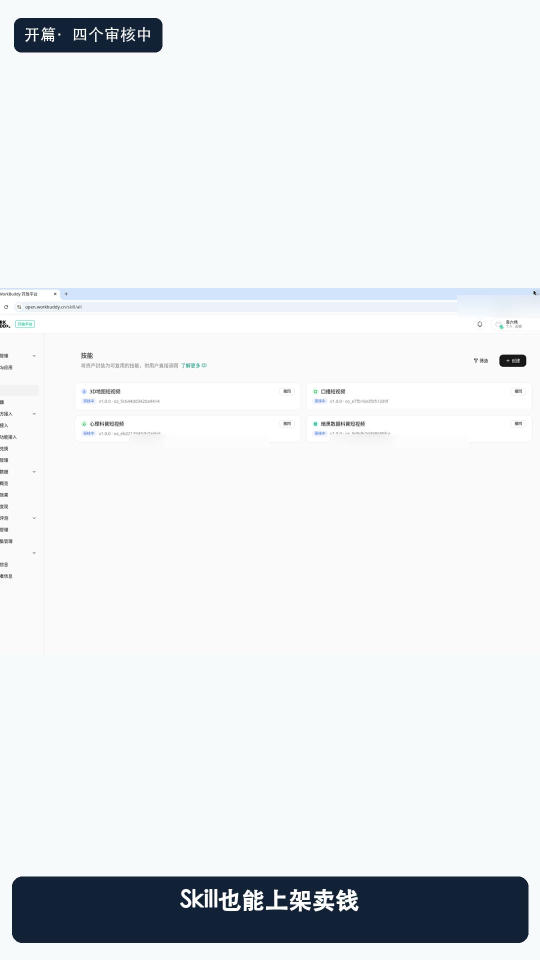
#> input picture assets/showcase/01-hook.jpg, 1080 x 1920 px (shown at 1/2 size)
$ python -i prep_assets.py   (imports and definitions only)
#> lines starting #> are read from the running program, lines starting #| are printed output that depends on the picture; after the words box and inside, x2 and y2 are one past the last pixel; in counts of white or black regions, pixels touching at a corner belong together
#> further down, picture is the input picture: PIL image 1080x1920 RGB; mean R, G, B 230.3, 233.9, 236.2
### skills/auto-tutorial/scripts/common.py
#!/usr/bin/env python3
"""跨平台公共件：VoiceBox 自动发现 / ffmpeg 定位 / Chrome 启动 / 中文字体

macOS / Windows / Linux 通用。所有脚本都从这里取环境，不写死任何路径。
"""
import json
import os
import platform
import re
import shutil
import urllib.request

IS_WIN = platform.system() == "Windows"
IS_MAC = platform.system() == "Darwin"
PROJECT = os.path.abspath(os.environ.get("TV_PROJECT", "."))

_CFG = None


def cfg():
    """读取项目配置（缓存）。"""
    global _CFG
    if _CFG is None:
        p = os.path.join(PROJECT, "project.json")
        _CFG = json.load(open(p, encoding="utf-8")) if os.path.exists(p) else {}
    return _CFG


# ---------------------------------------------------------------- 可执行文件
_bin_cache = {}


# [34 lines left out: function find_bin, not called in this run]


def ffmpeg():
    return find_bin("ffmpeg")


def ffprobe():
    return find_bin("ffprobe")


# [27 lines left out: functions media_duration, launch_browser, not called in this run]


# --------------------------------------------------------------------- 字体
def font_css():
    return ('"PingFang SC","Hiragino Sans GB","Microsoft YaHei UI","Microsoft YaHei",'
            '"Noto Sans CJK SC","Source Han Sans SC",system-ui,sans-serif')


def mono_css():
    return '"SF Mono","JetBrains Mono",Consolas,"Cascadia Mono","Courier New",monospace'


# [36 lines left out: functions ass_font, pil_font, not called in this run]


_TOFU_SIG = {}


# [57 lines left out: functions pil_char_ok, pil_mark, vb_api, vb_get, vb_alive, not called in this run]


def vb_profiles():
    data = vb_get("/profiles")
    return data if isinstance(data, list) else data.get("profiles", [])


# [69 lines left out: functions vb_profile, vb_data_dir, vb_audio, not called in this run]

### skills/auto-tutorial/scripts/prep_assets.py
#!/usr/bin/env python3
"""Step B｜素材加工：放大 / 裁切 / 去白边 / 手机竖图合成卡片

用法：TV_PROJECT=/path python3 prep_assets.py [--force]

配置写在 project.json 的 assets 段：
{
  "assets": {
    "auto": true,            // assets/raw/* → assets/screenshots/*，2x 放大 + 去白边
    "target_width": 2160,
    "ops": [
      {"op": "crop",  "src": "assets/raw/02.png", "out": "assets/screenshots/phone.png",
       "box": [0, 0.03, 1, 0.31]},
      {"op": "phone", "src": "assets/raw/02.png", "out": "assets/screenshots/phone-card.png",
       "label": "第 10 步", "lines": ["微信收到文件", "选「用其他应用打开」", "小程序直接预览"]},
      {"op": "trim",  "src": "assets/raw/03.png", "out": "assets/screenshots/gesture.png"},
      {"op": "scale", "src": "x.png", "out": "y.png", "width": 2160}
    ]
  }
}
"""
import glob
import json
import os
import sys

sys.path.insert(0, os.path.dirname(os.path.abspath(__file__)))
from common import PROJECT, cfg, pil_font

from PIL import Image, ImageDraw, ImageFilter

FORCE = "--force" in sys.argv
A = cfg().get("assets", {})
SHOTS = os.path.join(PROJECT, "assets", "screenshots")
# [1 line not run here, left out]


def abspath(p):
    return p if os.path.isabs(p) else os.path.join(PROJECT, p)


# [11 lines left out: function load, not called in this run]


def trim(im, tol=6):
    """裁掉四周纯色（近白）边框。"""
#> called with tol = 6
    from PIL import ImageChops
    bg = Image.new("RGB", im.size, im.getpixel((0, 0)))
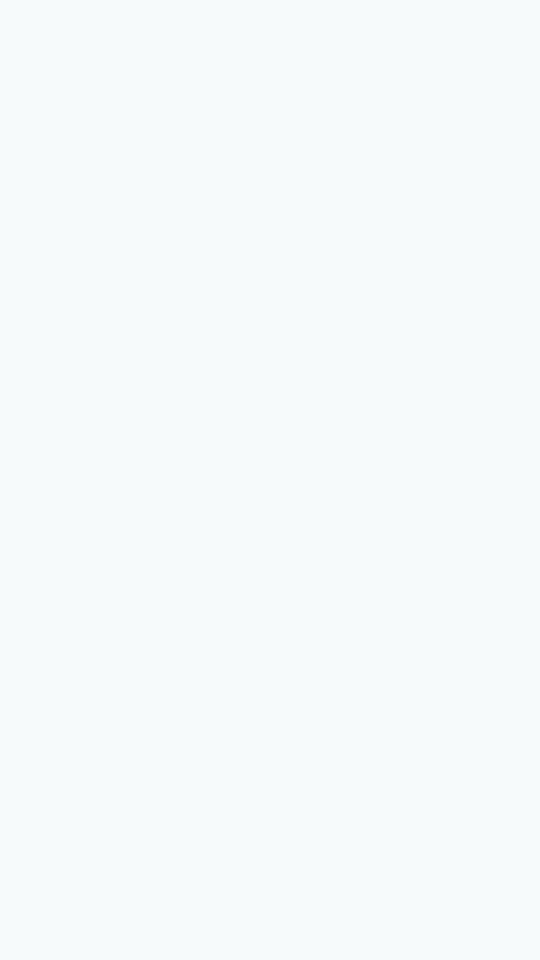
#> bg: PIL image 1080x1920 RGB (shown at 1/2 size); mean R, G, B 246, 250, 251
    diff = ImageChops.difference(im, bg).convert("L").point(lambda v: 255 if v > tol else 0)
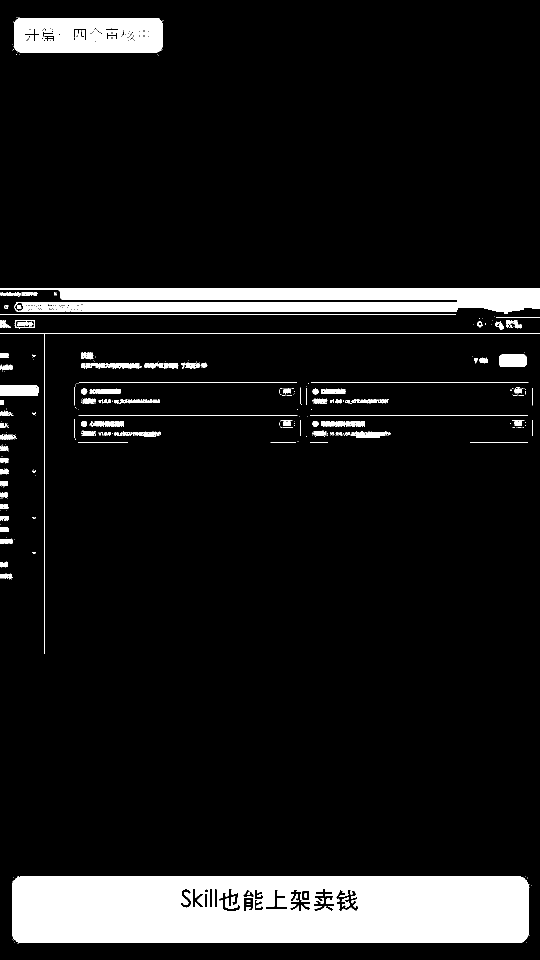
#> diff: PIL image 1080x1920 L (shown at 1/2 size); 10.3% white; 323 white regions (210 under 20 px), largest, box (x1, y1, x2, y2) and area: (24, 1752, 1059, 1886) 130488, (0, 576, 1080, 627) 43432, (27, 34, 327, 105) 18249
    box = diff.getbbox()
#> box = (0, 34, 1080, 1888)
    return im.crop(box) if box else im
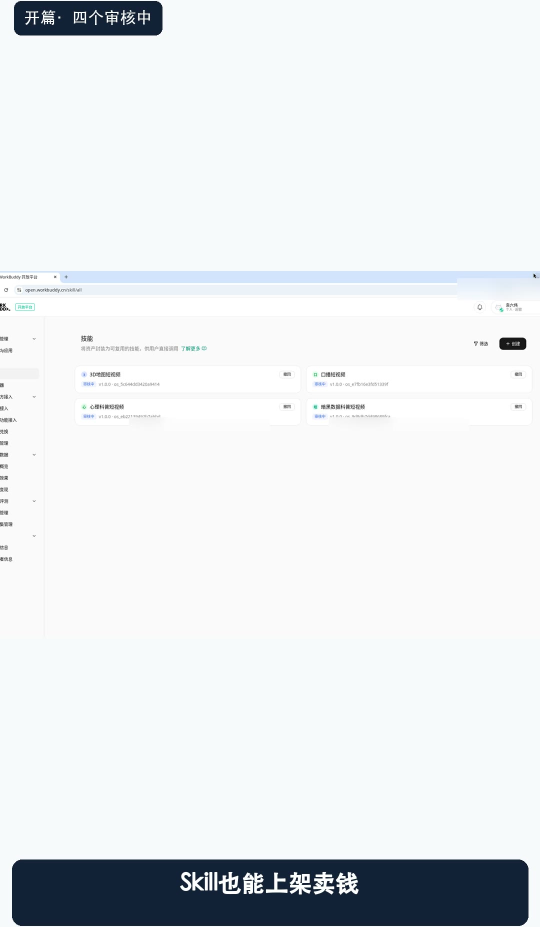
#> returned value: PIL image 1080x1854 RGB (shown at 1/2 size); mean R, G, B 229.7, 233.4, 235.7


# [130 lines left out: functions scale_to, op_crop, op_phone, save, main, not called in this run]


# [2 lines not run here, left out]

>>> from PIL import Image
>>> picture = Image.open('../../../assets/showcase/01-hook.jpg')
>>> result = trim(picture)
